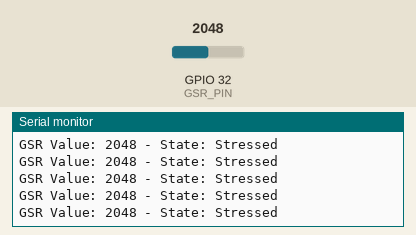
Simulated run of this sketch. Board: ESP32. Shown: the last lines printed to the serial monitor. The test bench sets the inputs (shaded band); at power-on: GPIO 32 (GSR_PIN) = 2048.

Above: at 1.2 s.
1.3 s: GPIO 32 (GSR_PIN) set to 1997
At 1.31 s:
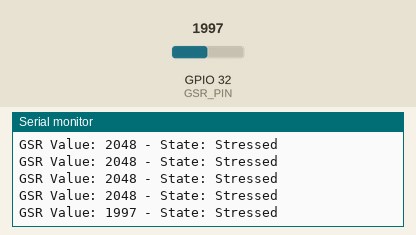
2.8 s: GPIO 32 (GSR_PIN) set to 1950
At 2.81 s:
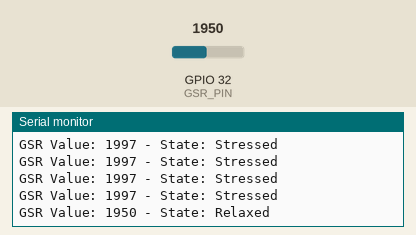

The sketch:

gsrworkingwithemotion.ino
```cpp
const int GSR_PIN = 32; // GPIO pin for the GSR sensor

// Adjusted thresholds based on observed values
const int HAPPY_THRESHOLD = 1900; // Below this value indicates a happy state
const int Stressed_THRESHOLD = 1950; // Above this value indicates a sad state

void setup() {
  Serial.begin(115200);
  pinMode(GSR_PIN, INPUT);
}

void loop() {
  int sensorValue = analogRead(GSR_PIN); // Read the GSR sensor value
  String state = categorizeGSR(sensorValue); // Get the emotional state
  Serial.print("GSR Value: ");
  Serial.print(sensorValue);
  Serial.print(" - State: ");
  Serial.println(state);

  delay(100); // Small delay to avoid flooding the serial monitor
}

// Function to categorize GSR values into different emotional states
String categorizeGSR(int value) {
  if (value < HAPPY_THRESHOLD) {
    return "Happy";
  } else if (value > Stressed_THRESHOLD) {
    return "Stressed";
  } else {
    return "Relaxed";
  }
}
```

Measured:
- the behaviour switches between 1951 and 1950 on GPIO 32 (GSR_PIN) (found by bisection; images 1 and 2)
- after the input at 1.3 s, the serial monitor: prints a new line at once (image 1)
- after the input at 2.8 s, the serial monitor: prints a new line at once (image 2)
